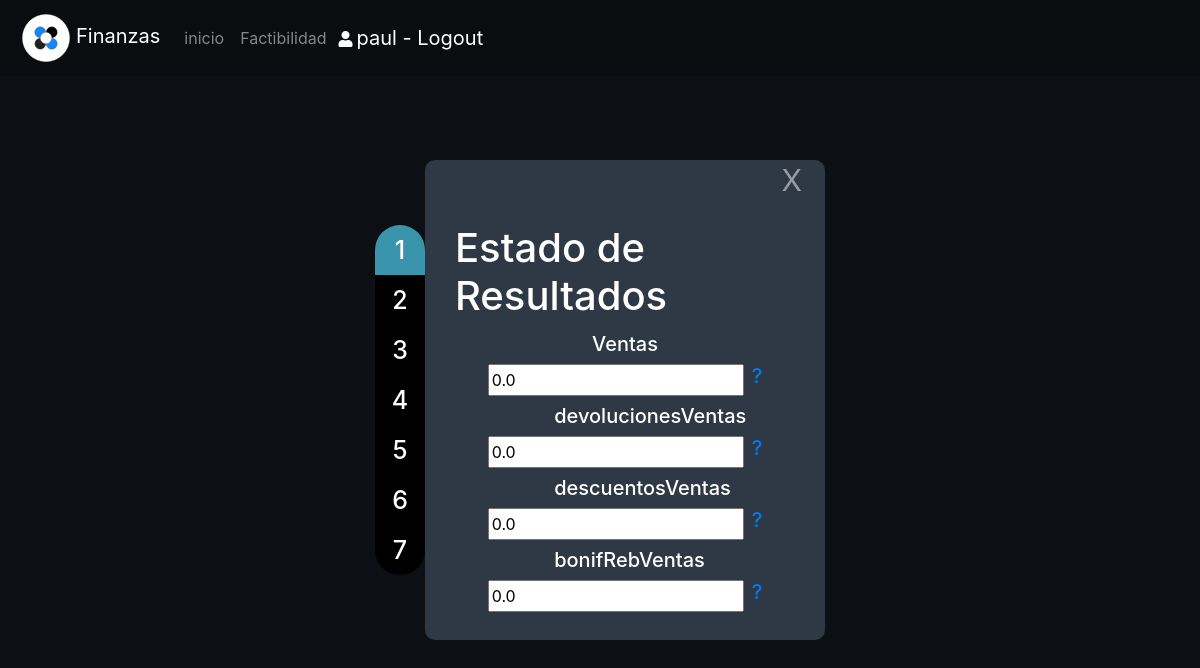
Page /gestion/detalle/estadoresultados/1 (signed in) on the committed database.
### gestion/models.py (models this page shows, shortened)
class EstadoResultados(models.Model):
    ventas = models.FloatField(default=0)
    devolucionesVentas = models.FloatField(default=0)
    descuentosVentas = models.FloatField(default=0)
    bonifRebVentas = models.FloatField(default=0)
    inventarioInicial = models.FloatField(default=0)
    compras = models.FloatField(default=0)
    fletesCompras = models.FloatField(default=0)
    gastosImportacion = models.FloatField(default=0)
    devolucionesCompras = models.FloatField(default=0)
    descuentosCompras = models.FloatField(default=0)
    bonificacionCompras = models.FloatField(default=0)
    inventarioFinal = models.FloatField(default=0)
    sueldoVendedores = models.FloatField(default=0)
    comisionVenta = models.FloatField(default=0)
    propaganda = models.FloatField(default=0)
    impuestosMunicipales = models.FloatField(default=0)
    gastosAlquiler = models.FloatField(default=0)
    gastosGenerales = models.FloatField(default=0)
    sueldoAdministracion = models.FloatField(default=0)
    perdidasCuentasMalas = models.FloatField(default=0)
    alquileresGanados = models.FloatField(default=0)
    interesesGanados = models.FloatField(default=0)
    comisionesGanadas = models.FloatField(default=0)
    interesesGastos = models.FloatField(default=0)
    perdidasVentas = models.FloatField(default=0)
    perdidaEnRoboMercancia = models.FloatField(default=0)
    fechaCreacion = models.DateField(default=datetime.now)
    creador = models.ForeignKey(settings.AUTH_USER_MODEL,on_delete=models.CASCADE)

### gestion/views.py (the view)
# urls.py: path('detalle/estadoresultados/<int:pk>',views.detalleEstadoResultados,name='detalleEstadoResultados'),
@login_required
def detalleEstadoResultados(request,pk):
    try:
        estadoResultados = EstadoResultados.objects.get(pk=pk)
    except EstadoResultados.DoesNotExist:
        raise Http404("!el Estado de resultados no existe")
    contexto={
        'e':estadoResultados
    }
    return render(request,'gestion/detalleEstadoResultados.html',contexto)

### gestion/templates/gestion/detalleEstadoResultados.html (shortened to what this page needs)
{% extends "base_menu.html" %}
{% load static %}
{% block content %}
<div id="${id}" class="fondo d-flex justify-content-center" tabindex="-1">
  <div class="fixed1 front">
    <div id="pasoE1" class="contenido borde1" onclick="mostrarConRango(1,4),mostrarPaso(1)" ><h1 class="borde1">1</h1></div>
    <div id="pasoE2" class="contenido" onclick="mostrarConRango(5,8),mostrarPaso(2)"><h1>2</h1></div>
    <div id="pasoE3" class="contenido" onclick="mostrarConRango(9,12),mostrarPaso(3)"><h1>3</h1></div>
    <div id="pasoE4" class="contenido" onclick="mostrarConRango(13,16),mostrarPaso(4)"><h1>4</h1></div>
    <div id="pasoE5" class="contenido" onclick="mostrarConRango(17,20),mostrarPaso(5)"><h1>5</h1></div>
    <div id="pasoE6" class="contenido" onclick="mostrarConRango(21,23),mostrarPaso(6)"><h1>6</h1></div>
    <div id="pasoE7" class="contenido borde2" onclick="pasoFinal(),mostrarPaso(7)"><h1 class="borde2">7</h1></div>
  </div>
  <div id="contenedorActualizar" class="contenedorMensaje dark col-sm-12 col-md-4  d-flex justify-content-center">
    <div class="close"> <Button onclick="window.location='{% url 'gestion:index' %}'" title="Cerrar">X</Button> </div>
    <div class="row pt-4 pb-4  ml-0 mr-0 pl-0 pr-0 col-md-12 d-flex  justify-content-center rounded ">
      <div class="col-md-12 d-flex justify-content-center">
        <h1>Estado de Resultados</h1>
      </div>
        <div id="p1" class="row col-md-12 mt-1 mb-1 ml-0 mr-0 dflex justify-content-center inputDatos">
          <h5 class="pl-0 pr-0 text-center col-md-5">Ventas</h5>
          <input class="ml-1 mr-1" id="disponible" name="ventas" type="number" value="{{ e.ventas }}">
         <a class="ml-1 mr-1 h5" href="#" title="Información adicional">?</a>
        </div>
        <div id="p2" class="row col-md-12 mt-1 mb-1 ml-0 mr-0 dflex justify-content-center inputDatos">
          <h5 class="pl-0 pr-0 text-center col-md-5">devolucionesVentas</h5>
          <input class="ml-1 mr-1" id="devolucionesVentas" name="devolucionesVentas" type="number" value="{{ e.devolucionesVentas }}">
         <a class="ml-1 mr-1 h5" href="#" title="Información adicional">?</a>
        </div>
        <div id="p3" class="row col-md-12 mt-1 mb-1 ml-0 mr-0 dflex justify-content-center inputDatos">
          <h5 class="pl-0 pr-0 text-center col-md-5">descuentosVentas</h5>
          <input class="ml-1 mr-1" id="descuentosVentas" name="descuentosVentas" type="number" value="{{ e.descuentosVentas }}">
         <a class="ml-1 mr-1 h5" href="#" title="Información adicional">?</a>
        </div>
        <div id="p4" class="row col-md-12 mt-1 mb-1 ml-0 mr-0 dflex justify-content-center inputDatos">
          <h5 class="pl-0 pr-0 text-center col-md-5"> bonifRebVentas</h5>
          <input class="ml-1 mr-1" id="bonifRebVentas" name="bonifRebVentas" type="number" value="{{ e.bonifRebVentas }}">
         <a class="ml-1 mr-1 h5" href="#" title="Información adicional">?</a>
        </div>
  </div>
</div>
</div>
{% endblock %}

### templates/base_menu.html (shortened to what this page needs)
{% extends "base_bootstrap.html" %}
{% load static %}
{% block navbar %}
<nav class="navbar navbar-expand-md navbar-dark black fixed-top" >
    <a class="navbar-brand" href="{% url 'gestion:index' %}"><img class="iconLabsol" src="{% static 'images/iconLabsol.png' %}" alt="">Finanzas</a>
    <div class="collapse navbar-collapse" id="barranavegacion">
      <ul class="navbar-nav">
        <li class="nav-item">
          <a class="nav-link" href="{% url 'gestion:index' %}">inicio</a>
        </li>
        <li class="nav-item">
            <a class="nav-link" href="balance.html">Factibilidad</a>
          </li>
          {% if user.is_authenticated %}
      <li class="color-blue">
        <i class="fas fa-user icon-user ml-1 mr-1"></i><a class="navbar-brand" href="{% url 'logout' %}?next={% url 'gestion:index' %}">{{ user.get_username }} - Logout</a>
      </li>
      {% else %}
      <li class="color-blue">
          <a class="nav-link" href="{% url 'login' %}?next={{request.path}}">Login</a>
      </li>
      {% endif %}
      </ul>
    </div>
</nav>
{% endblock %}

### static/css/main.css (style rules this page uses)
body { padding-top: 4rem; }
.iconLabsol { height: 50px; width: 50px; margin: 0px 5px 0px 5px; }
.dflex { display: flex; }
.fondoNegro h1 { background-color: #000000; }
.fondoSeleccion h1 { background-color: rgb(58, 149, 172); }
.inputDatos a { text-decoration: none; }
.fixed1 { display: flex; width: 50px; flex-wrap: wrap; text-align: center; display: flex; flex-wrap: wrap; border-radius: 20px; }
.borde1 h1 { border-radius:45px 45px 0px 0px; }
.borde2 h1 { border-radius: 0px 0px 45px 45px; }
.contenido { position: relative; cursor: pointer; width: auto; }
.contenido h1 { position: relative; display: flex; flex-wrap: wrap; justify-content: center; align-items: center; width: 50px; height: 50px; font-size: 25px; color: white; margin-bottom: 0px; }
.contenedorMensaje { border-color: blue; display: flex; flex-wrap: wrap; align-content: space-between; background-color: black; border-radius: 10px; }
.close { position: relative; display: flex; flex-wrap: wrap; justify-content: flex-end; width: 100%; height: 40px; }
.close button { font-size: 30px; text-align: center; outline: none; border-color: transparent; color: white; background-color: transparent; }
.fondo { position: absolute; width: 100%; height: 100%; top: 0; bottom: 0; left: 0; right: 0; margin: auto; background-color: rgba(12, 15, 19, 0.97); display: flex; justify-content: center; align-items: center; }
body { background-color: #1e262e; color: white; }
.dark { background-color: #2e3945; color: white; }
.black { background-color: #0a0c0f; }
.front { z-index: 3; }

### rows in the picture
EstadoResultados: ventas "0.0", devolucionesVentas "0.0", descuentosVentas "0.0", bonifRebVentas "0.0"

### other values in the picture
{{ user.get_username }} "paul"
